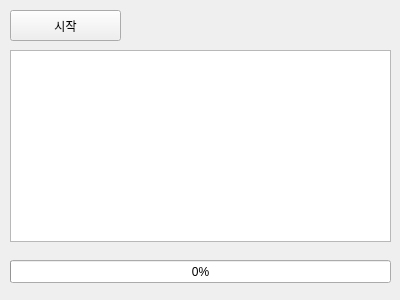
<?xml version="1.0" encoding="UTF-8"?>
<ui version="4.0">
 <class>Form</class>
 <widget class="QWidget" name="Form">
  <property name="geometry">
   <rect>
    <x>0</x>
    <y>0</y>
    <width>400</width>
    <height>300</height>
   </rect>
  </property>
  <property name="maximumSize">
   <size>
    <width>400</width>
    <height>300</height>
   </size>
  </property>
  <property name="windowTitle">
   <string>Form</string>
  </property>
  <widget class="QPushButton" name="btnStart">
   <property name="geometry">
    <rect>
     <x>10</x>
     <y>10</y>
     <width>111</width>
     <height>31</height>
    </rect>
   </property>
   <property name="text">
    <string>시작</string>
   </property>
  </widget>
  <widget class="QTextBrowser" name="txbLog">
   <property name="geometry">
    <rect>
     <x>10</x>
     <y>50</y>
     <width>381</width>
     <height>192</height>
    </rect>
   </property>
  </widget>
  <widget class="QProgressBar" name="pgbTask">
   <property name="geometry">
    <rect>
     <x>10</x>
     <y>260</y>
     <width>381</width>
     <height>23</height>
    </rect>
   </property>
   <property name="value">
    <number>0</number>
   </property>
  </widget>
 </widget>
 <resources/>
 <connections/>
</ui>
